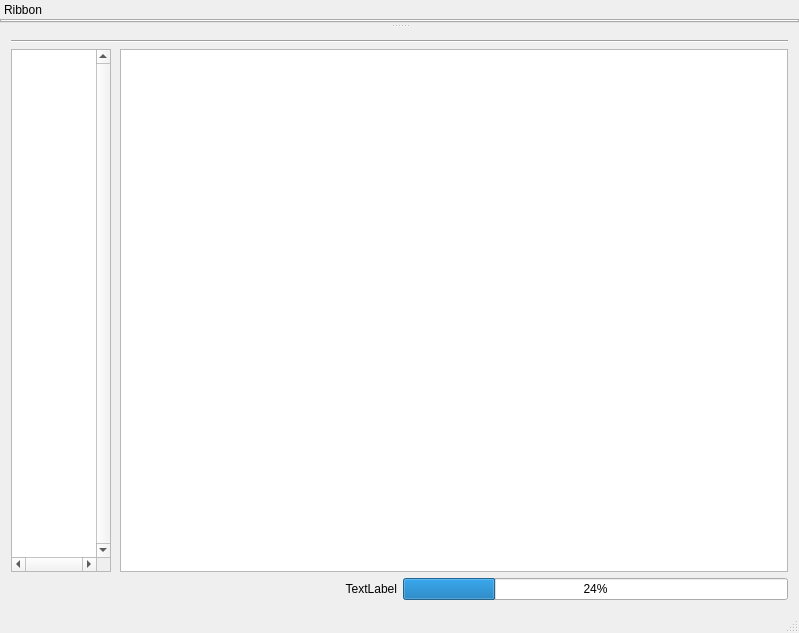
<?xml version="1.0" encoding="UTF-8"?>
<ui version="4.0">
 <class>MainWindowClass</class>
 <widget class="QMainWindow" name="MainWindowClass">
  <property name="geometry">
   <rect>
    <x>0</x>
    <y>0</y>
    <width>799</width>
    <height>633</height>
   </rect>
  </property>
  <property name="sizePolicy">
   <sizepolicy hsizetype="Expanding" vsizetype="Expanding">
    <horstretch>0</horstretch>
    <verstretch>0</verstretch>
   </sizepolicy>
  </property>
  <property name="windowTitle">
   <string>MainWindow</string>
  </property>
  <widget class="QWidget" name="centralWidget">
   <property name="sizePolicy">
    <sizepolicy hsizetype="Preferred" vsizetype="Preferred">
     <horstretch>0</horstretch>
     <verstretch>0</verstretch>
    </sizepolicy>
   </property>
   <layout class="QVBoxLayout" name="verticalLayout_2">
    <item>
     <widget class="Line" name="line">
      <property name="sizePolicy">
       <sizepolicy hsizetype="Preferred" vsizetype="Fixed">
        <horstretch>0</horstretch>
        <verstretch>0</verstretch>
       </sizepolicy>
      </property>
      <property name="minimumSize">
       <size>
        <width>0</width>
        <height>3</height>
       </size>
      </property>
      <property name="orientation">
       <enum>Qt::Horizontal</enum>
      </property>
     </widget>
    </item>
    <item>
     <layout class="QVBoxLayout" name="verticalLayout">
      <item>
       <layout class="QHBoxLayout" name="horizontalLayout" stretch="0,0">
        <property name="spacing">
         <number>9</number>
        </property>
        <property name="leftMargin">
         <number>0</number>
        </property>
        <item>
         <widget class="QListWidget" name="listWidget">
          <property name="sizePolicy">
           <sizepolicy hsizetype="Preferred" vsizetype="Preferred">
            <horstretch>0</horstretch>
            <verstretch>0</verstretch>
           </sizepolicy>
          </property>
          <property name="frameShape">
           <enum>QFrame::StyledPanel</enum>
          </property>
          <property name="verticalScrollBarPolicy">
           <enum>Qt::ScrollBarAlwaysOn</enum>
          </property>
          <property name="horizontalScrollBarPolicy">
           <enum>Qt::ScrollBarAlwaysOn</enum>
          </property>
          <property name="sizeAdjustPolicy">
           <enum>QAbstractScrollArea::AdjustToContents</enum>
          </property>
          <property name="autoScroll">
           <bool>true</bool>
          </property>
          <property name="autoScrollMargin">
           <number>16</number>
          </property>
          <property name="dragDropMode">
           <enum>QAbstractItemView::DragDrop</enum>
          </property>
          <property name="movement">
           <enum>QListView::Snap</enum>
          </property>
          <property name="resizeMode">
           <enum>QListView::Adjust</enum>
          </property>
         </widget>
        </item>
        <item>
         <widget class="MyGraphicsView" name="graphicsView">
          <property name="contextMenuPolicy">
           <enum>Qt::CustomContextMenu</enum>
          </property>
          <property name="verticalScrollBarPolicy">
           <enum>Qt::ScrollBarAsNeeded</enum>
          </property>
          <property name="horizontalScrollBarPolicy">
           <enum>Qt::ScrollBarAsNeeded</enum>
          </property>
         </widget>
        </item>
       </layout>
      </item>
     </layout>
    </item>
    <item>
     <layout class="QHBoxLayout" name="horizontalLayout_4">
      <property name="sizeConstraint">
       <enum>QLayout::SetDefaultConstraint</enum>
      </property>
      <item>
       <widget class="QLabel" name="label">
        <property name="sizePolicy">
         <sizepolicy hsizetype="Preferred" vsizetype="Preferred">
          <horstretch>0</horstretch>
          <verstretch>0</verstretch>
         </sizepolicy>
        </property>
        <property name="text">
         <string>TextLabel</string>
        </property>
        <property name="alignment">
         <set>Qt::AlignRight|Qt::AlignTrailing|Qt::AlignVCenter</set>
        </property>
       </widget>
      </item>
      <item>
       <widget class="QProgressBar" name="progressBar">
        <property name="sizePolicy">
         <sizepolicy hsizetype="Preferred" vsizetype="Fixed">
          <horstretch>0</horstretch>
          <verstretch>0</verstretch>
         </sizepolicy>
        </property>
        <property name="value">
         <number>24</number>
        </property>
       </widget>
      </item>
     </layout>
    </item>
   </layout>
  </widget>
  <widget class="QDockWidget" name="ribbonDockWidget">
   <property name="sizePolicy">
    <sizepolicy hsizetype="Preferred" vsizetype="Minimum">
     <horstretch>0</horstretch>
     <verstretch>0</verstretch>
    </sizepolicy>
   </property>
   <property name="features">
    <set>QDockWidget::NoDockWidgetFeatures</set>
   </property>
   <property name="allowedAreas">
    <set>Qt::TopDockWidgetArea</set>
   </property>
   <property name="windowTitle">
    <string>Ribbon</string>
   </property>
   <attribute name="dockWidgetArea">
    <number>4</number>
   </attribute>
   <widget class="QWidget" name="ribbonDockWidgetContents">
    <property name="sizePolicy">
     <sizepolicy hsizetype="Preferred" vsizetype="MinimumExpanding">
      <horstretch>0</horstretch>
      <verstretch>0</verstretch>
     </sizepolicy>
    </property>
    <layout class="QGridLayout" name="gridLayout">
     <property name="leftMargin">
      <number>0</number>
     </property>
     <property name="topMargin">
      <number>0</number>
     </property>
     <property name="rightMargin">
      <number>0</number>
     </property>
     <property name="bottomMargin">
      <number>0</number>
     </property>
     <property name="spacing">
      <number>0</number>
     </property>
     <item row="0" column="0">
      <widget class="Ribbon" name="ribbonTabWidget">
       <property name="sizePolicy">
        <sizepolicy hsizetype="Expanding" vsizetype="MinimumExpanding">
         <horstretch>0</horstretch>
         <verstretch>0</verstretch>
        </sizepolicy>
       </property>
       <property name="currentIndex">
        <number>-1</number>
       </property>
      </widget>
     </item>
    </layout>
   </widget>
  </widget>
  <widget class="QStatusBar" name="statusBar">
   <property name="sizePolicy">
    <sizepolicy hsizetype="Expanding" vsizetype="Expanding">
     <horstretch>0</horstretch>
     <verstretch>0</verstretch>
    </sizepolicy>
   </property>
  </widget>
 </widget>
 <layoutdefault spacing="6" margin="11"/>
 <customwidgets>
  <customwidget>
   <class>Ribbon</class>
   <extends>QTabWidget</extends>
   <header location="global">ribbon.h</header>
   <container>1</container>
  </customwidget>
  <customwidget>
   <class>MyGraphicsView</class>
   <extends>QGraphicsView</extends>
   <header location="global">MyGraphicsView.h</header>
  </customwidget>
 </customwidgets>
 <resources>
  <include location="MainWindow.qrc"/>
 </resources>
 <connections/>
</ui>
